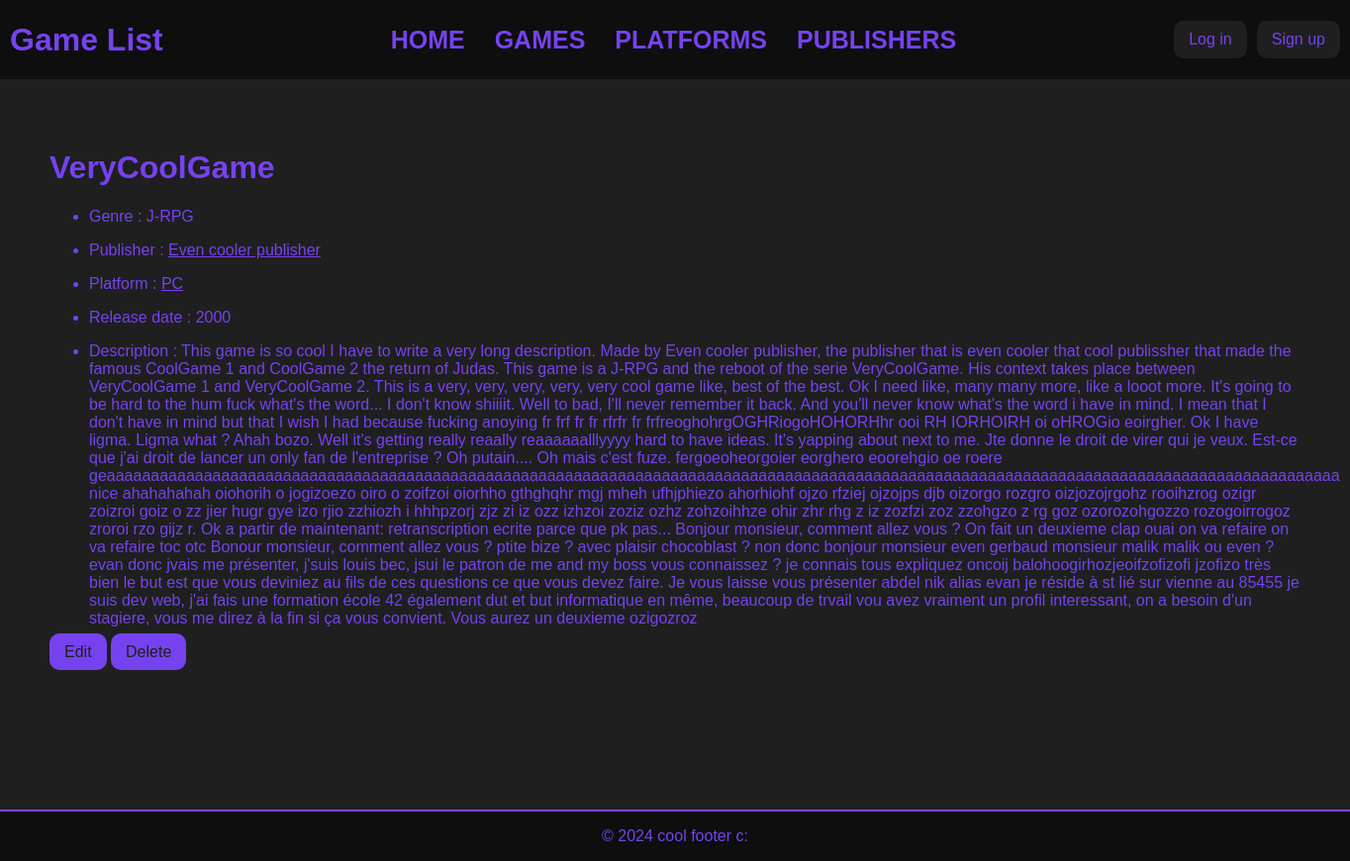
The page /game-list/game/16/ on the database its author committed.
### game_list_app/models.py (models this page shows, shortened)
class Game(models.Model):
	title = models.CharField(max_length = 200)
	genre = models.CharField(max_length = 200, blank=True, null=True)
	publisher = models.ForeignKey(Publisher, on_delete=models.SET_NULL, blank=True, null=True)
	platform = models.ForeignKey(Platform, on_delete=models.SET_NULL, blank=True, null=True)
	release_date = models.IntegerField(blank=True, null=True)
	description = models.TextField(blank=True, null=True)
	add_date = models.DateTimeField(editable = False, default = timezone.now)
	modified_date = models.DateTimeField(editable = False, default = timezone.now)
	def __str__(self):
		return self.title

class Publisher(models.Model):
	name = models.CharField(max_length = 100)
	description = models.TextField(blank=True, null=True)
	add_date = models.DateTimeField(editable = False, default = timezone.now)
	modified_date = models.DateTimeField(editable = False, default = timezone.now)
	def __str__(self):
		return self.name

class Platform(models.Model):
	name = models.CharField(max_length = 100)
	release_date = models.IntegerField(blank=True, null=True)
	owner = models.ForeignKey(Publisher, on_delete=models.SET_NULL, blank=True, null=True)
	description = models.TextField(blank=True, null=True)
	add_date = models.DateTimeField(editable = False, default = timezone.now)
	modified_date = models.DateTimeField(editable = False, default = timezone.now)
	def __str__(self):
		return self.name

### game_list_app/views.py (the view)
# urls.py: path("game/<int:pk>/", views.GameDetail.as_view(), name = "game_detail"),
class GameDetail(generic.DetailView):
	model = Game
	template_name = "game.html"

### game_list_app/templates/game.html (shortened to what this page needs)
{% extends 'index.html' %}
{% block content %}
<h1>{{ game.title }}</h1>
<ul>
	<li><p>Genre : {{ game.genre }}</p></li>
	{% if game.publisher is not None %}
	<li>
		<p>Publisher : <a href="{% url 'game_list_app:publisher_detail' game.publisher.id %}"> {{ game.publisher }} </a></p>
	</li>
	{% else %}
	<li>
		<p>Publisher : {{ game.publisher }} </a></p>
	</li>
	{% endif %}
	{% if game.platform is not None %}
	<li>
		<p>Platform : <a href="{% url 'game_list_app:platform_detail' game.platform.id %}"> {{ game.platform }} </a></p>
	</li>
	{% else %}
	<li>
		<p>Platform : {{ game.platform }} </a></p>
	</li>
	{% endif %}
	<li><p>Release date : {{ game.release_date }}</p></li>
	<li><p>Description : {{ game.description }}</p></li>
</ul>
<a class="btn-action" href="{% url 'game_list_app:edit_item' 'game' game.id %}">Edit</a>
<a class="btn-action" href="{% url 'game_list_app:delete_game' game.id %}">Delete</a>
{% endblock %}

### game_list_app/static/index_style.css (style rules this page uses)
body { background-color: #0e0e0e; font-family: "Doppio One", sans-serif; color: #7642EF; padding: 0; margin: 0; }
body a { color: #7642EF; }
.btn-action { text-decoration: none; color: #1f1f1f; border: none; background-color: #7642EF; padding-left: 15px; padding-right: 15px; padding-top: 10px; padding-bottom: 10px; border-radius: 10px; cursor: pointer; transition: background-color 0.3s ease; }

### rows shown on the page
Game: title "VeryCoolGame", genre "J-RPG", publisher "Even cooler publisher", platform "PC", release_date "2000", description "This game is so cool I have to write a very long description. Made by Even cooler publisher, the publisher that is even cooler that cool publissher that made the famous CoolGame 1 and CoolGame 2 the return of Judas. This game is a J-RPG and the reboot of the serie VeryCoolGame. His context takes place between VeryCoolGame 1 and VeryCoolGame 2. This is a very, very, very, very, very cool game like, best of the best. Ok I need like, many many more, like a looot more. It's going to be hard to the hum fuck what's the word... I don't know shiiiit. Well to bad, I'll never remember it back. And you'll never know what's the word i have in mind. I mean that I don't have in mind but that I wish I had…"
